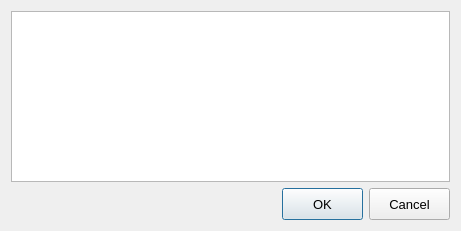
<?xml version="1.0" encoding="UTF-8"?>
<ui version="4.0">
 <class>LTTextInsert_Dialog</class>
 <widget class="QDialog" name="LTTextInsert_Dialog">
  <property name="geometry">
   <rect>
    <x>0</x>
    <y>0</y>
    <width>461</width>
    <height>231</height>
   </rect>
  </property>
  <property name="minimumSize">
   <size>
    <width>461</width>
    <height>231</height>
   </size>
  </property>
  <property name="maximumSize">
   <size>
    <width>16777215</width>
    <height>16777215</height>
   </size>
  </property>
  <property name="font">
   <font>
    <pointsize>10</pointsize>
   </font>
  </property>
  <property name="windowTitle">
   <string>Insert text</string>
  </property>
  <layout class="QVBoxLayout" name="verticalLayout">
   <item>
    <widget class="QTextEdit" name="_100"/>
   </item>
   <item>
    <layout class="QHBoxLayout" name="horizontalLayout">
     <item>
      <spacer name="horizontalSpacer">
       <property name="orientation">
        <enum>Qt::Horizontal</enum>
       </property>
       <property name="sizeHint" stdset="0">
        <size>
         <width>40</width>
         <height>20</height>
        </size>
       </property>
      </spacer>
     </item>
     <item>
      <widget class="QPushButton" name="_1">
       <property name="minimumSize">
        <size>
         <width>81</width>
         <height>32</height>
        </size>
       </property>
       <property name="maximumSize">
        <size>
         <width>81</width>
         <height>32</height>
        </size>
       </property>
       <property name="text">
        <string>OK</string>
       </property>
       <property name="default">
        <bool>true</bool>
       </property>
      </widget>
     </item>
     <item>
      <widget class="QPushButton" name="_2">
       <property name="minimumSize">
        <size>
         <width>81</width>
         <height>32</height>
        </size>
       </property>
       <property name="maximumSize">
        <size>
         <width>81</width>
         <height>32</height>
        </size>
       </property>
       <property name="text">
        <string>Cancel</string>
       </property>
      </widget>
     </item>
    </layout>
   </item>
  </layout>
 </widget>
 <resources/>
 <connections/>
</ui>
